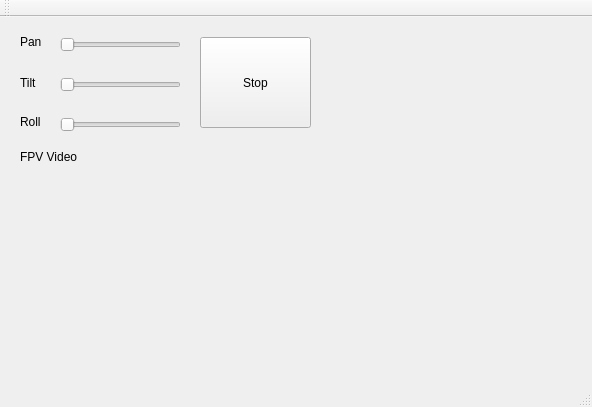
<?xml version="1.0" encoding="UTF-8"?>
<ui version="4.0">
 <class>ROSGroundControl</class>
 <widget class="QMainWindow" name="ROSGroundControl">
  <property name="geometry">
   <rect>
    <x>0</x>
    <y>0</y>
    <width>592</width>
    <height>407</height>
   </rect>
  </property>
  <property name="windowTitle">
   <string>ROSGroundControl</string>
  </property>
  <widget class="QWidget" name="centralWidget">
   <widget class="QLabel" name="panLabel">
    <property name="geometry">
     <rect>
      <x>20</x>
      <y>9</y>
      <width>41</width>
      <height>31</height>
     </rect>
    </property>
    <property name="text">
     <string>Pan</string>
    </property>
   </widget>
   <widget class="QLabel" name="tiltLabel">
    <property name="geometry">
     <rect>
      <x>20</x>
      <y>50</y>
      <width>41</width>
      <height>31</height>
     </rect>
    </property>
    <property name="text">
     <string>Tilt</string>
    </property>
   </widget>
   <widget class="QLabel" name="rollLabel">
    <property name="geometry">
     <rect>
      <x>20</x>
      <y>89</y>
      <width>41</width>
      <height>31</height>
     </rect>
    </property>
    <property name="text">
     <string>Roll</string>
    </property>
   </widget>
   <widget class="QPushButton" name="pushButton">
    <property name="geometry">
     <rect>
      <x>200</x>
      <y>20</y>
      <width>111</width>
      <height>91</height>
     </rect>
    </property>
    <property name="text">
     <string>Stop</string>
    </property>
   </widget>
   <widget class="QLabel" name="label">
    <property name="geometry">
     <rect>
      <x>20</x>
      <y>130</y>
      <width>79</width>
      <height>19</height>
     </rect>
    </property>
    <property name="text">
     <string>FPV Video</string>
    </property>
   </widget>
   <widget class="QSlider" name="panSlider">
    <property name="geometry">
     <rect>
      <x>60</x>
      <y>20</y>
      <width>121</width>
      <height>16</height>
     </rect>
    </property>
    <property name="orientation">
     <enum>Qt::Horizontal</enum>
    </property>
   </widget>
   <widget class="QSlider" name="tiltSlider">
    <property name="geometry">
     <rect>
      <x>60</x>
      <y>60</y>
      <width>121</width>
      <height>16</height>
     </rect>
    </property>
    <property name="orientation">
     <enum>Qt::Horizontal</enum>
    </property>
   </widget>
   <widget class="QSlider" name="rollSlider">
    <property name="geometry">
     <rect>
      <x>60</x>
      <y>100</y>
      <width>121</width>
      <height>16</height>
     </rect>
    </property>
    <property name="orientation">
     <enum>Qt::Horizontal</enum>
    </property>
   </widget>
  </widget>
  <widget class="QMenuBar" name="menuBar">
   <property name="geometry">
    <rect>
     <x>0</x>
     <y>0</y>
     <width>592</width>
     <height>24</height>
    </rect>
   </property>
  </widget>
  <widget class="QToolBar" name="mainToolBar">
   <attribute name="toolBarArea">
    <enum>TopToolBarArea</enum>
   </attribute>
   <attribute name="toolBarBreak">
    <bool>false</bool>
   </attribute>
  </widget>
  <widget class="QStatusBar" name="statusBar"/>
 </widget>
 <layoutdefault spacing="6" margin="11"/>
 <resources/>
 <connections/>
</ui>
